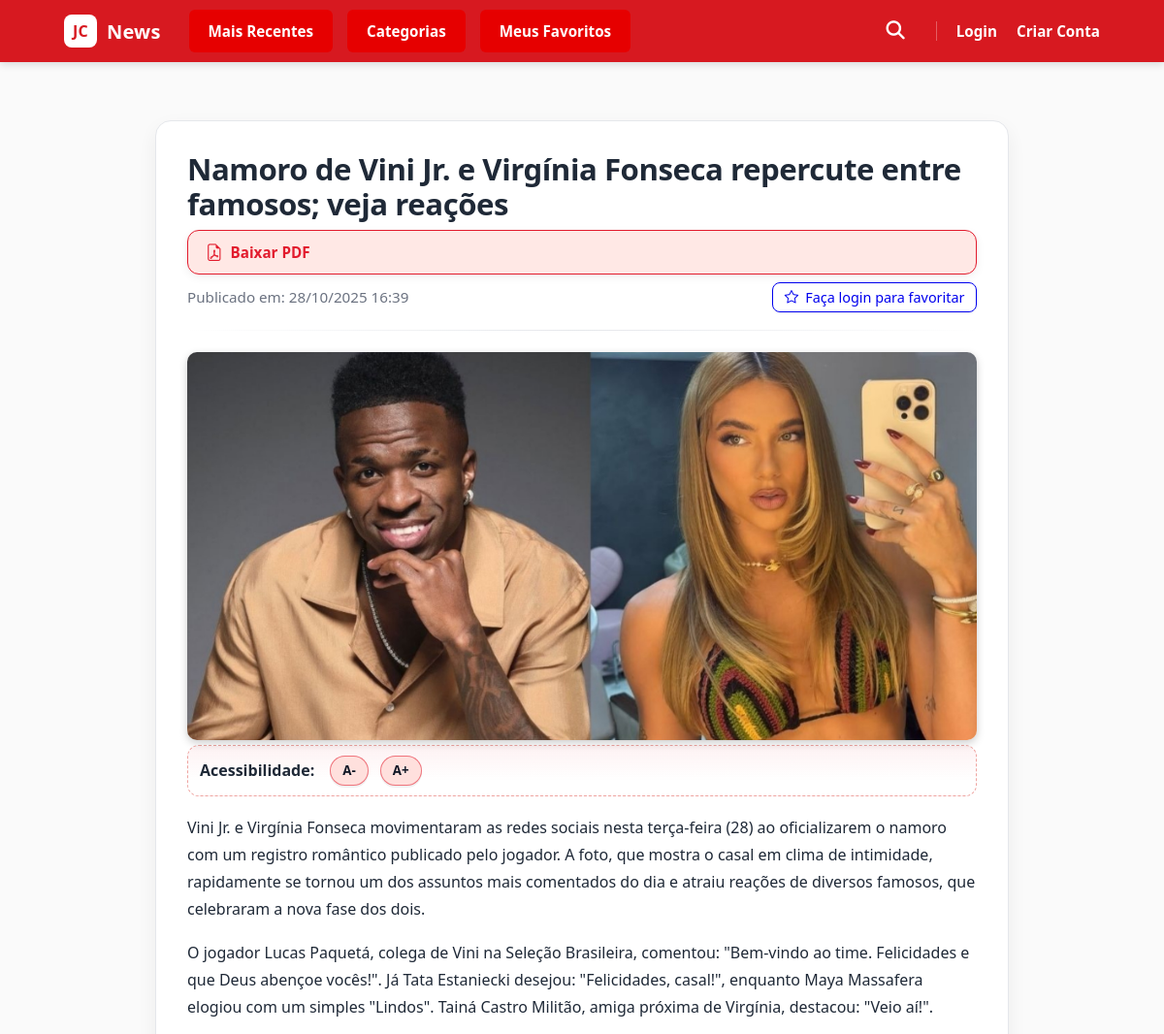
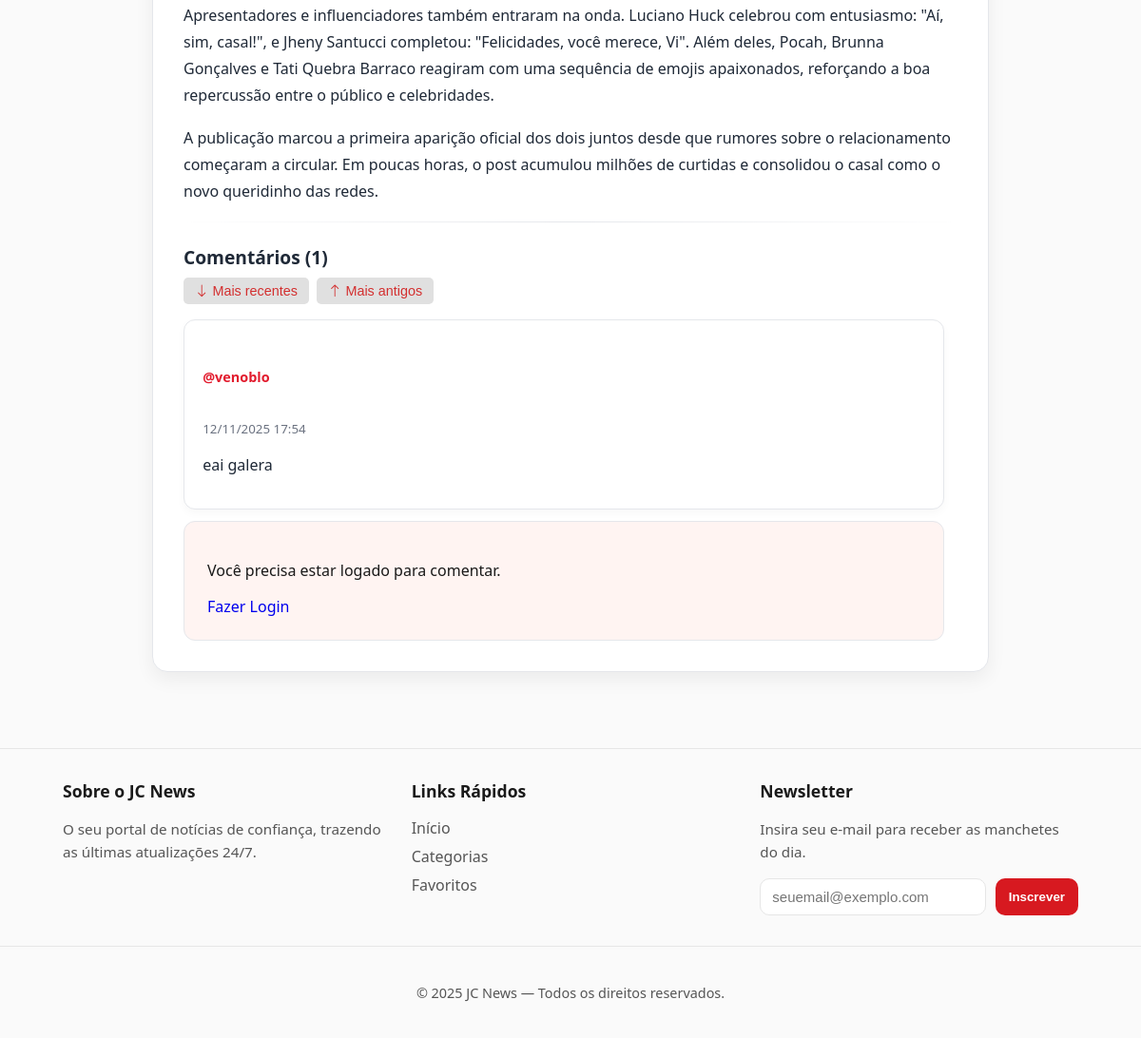
/noticia/4/, run on the app's committed database (2 pictures, top to bottom).
### app1/models.py (models this page shows, shortened)
class Noticia(models.Model):
    titulo = models.CharField(max_length=255)
    conteudo = models.TextField(blank=False)
    data_publicacao = models.DateTimeField(auto_now_add=True)
    categoria = models.ForeignKey(
        Categoria, on_delete=models.SET_NULL, null=True, blank=True, related_name='noticias'
    )
    imagem = models.ImageField(upload_to='noticias/', blank=True, null=True)
    visualizacoes = models.PositiveIntegerField(default=0)
    favoritos = models.ManyToManyField(
        User,
        related_name='noticias_favoritas',
        blank=True
    )
    usuarios_que_visitaram = models.ManyToManyField(
        User,
        related_name='noticias_visualizadas',
        blank=True
    )

class Comentario(models.Model):
    noticia = models.ForeignKey(Noticia, on_delete=models.CASCADE, related_name='comentarios')
    usuario = models.ForeignKey(User, on_delete=models.CASCADE)
    texto = models.TextField()
    data_comentario = models.DateTimeField(auto_now_add=True)

### app1/views.py (the view)
# urls.py: path('noticia/<int:pk>/', views.detalhe_noticia, name='detalhe_noticia'),
def detalhe_noticia(request, pk):
    noticia = get_object_or_404(Noticia, pk=pk)
    if request.user.is_authenticated:
        if request.user not in noticia.usuarios_que_visitaram.all():
            noticia.visualizacoes += 1
            noticia.usuarios_que_visitaram.add(request.user)
            noticia.save()
        is_favorita = noticia.favoritos.filter(id=request.user.id).exists()
    else:
        noticia.visualizacoes += 1
        noticia.save()
        is_favorita = False
    filtro = request.GET.get("filtro", "")
    comentarios = noticia.comentarios.all()
    if filtro == "recentes":
        comentarios = comentarios.order_by("-data_comentario")
    elif filtro == "antigos":
        comentarios = comentarios.order_by("data_comentario")
    elif filtro == "meus" and request.user.is_authenticated:
        comentarios = comentarios.filter(usuario=request.user)
    form_comentario = ComentarioForm()
    return render(request, "app1/noticia_detalhe.html", {
        "noticia": noticia,
        "comentarios": comentarios,
        "form_comentario": form_comentario,
        "is_favorita": is_favorita,
    })

### app1/forms.py
class SubscriptionForm(forms.ModelForm):
    class Meta:
        model = NewsletterSubscription
        fields = ["email"]
        widgets = {
            "email": forms.EmailInput(
                attrs={
                    "placeholder": "seuemail@exemplo.com",
                    "required": True,
                    "class": "form-control",
                }
            )
        }

class ComentarioForm(forms.ModelForm):
    class Meta:
        model = Comentario
        fields = ['texto']
        widgets = {
            'texto': forms.Textarea(attrs={
                'class': 'form-control',
                'rows': 3,
                'placeholder': 'Escreva seu comentário...'
            })
        }

### app1/context_processors.py (called while the page is built)
def subscription_form(request):
    return {"form_subscription": SubscriptionForm()}

### app1/templates/app1/noticia_detalhe.html (shortened to what this page needs)
{% extends 'app1/base.html' %}
{% load static %}
{% block content %}
<link rel="stylesheet" href="{% static 'app1/css/noticia_detalhe.css' %}">
<div class="noticia-page container">
  <header class="mb-4">
    <h1>{{ noticia.titulo }}</h1>
    <a href="{% url 'app1:baixar_pdf_noticia' noticia.pk %}" class="btn-download-pdf">
      <i class="bi bi-file-earmark-pdf"></i> Baixar PDF
    </a>
    <div class="d-flex justify-content-between align-items-center flex-wrap">
      <span class="text-muted mb-2">Publicado em: {{ noticia.data_publicacao|date:"d/m/Y H:i" }}</span>
      {% if user.is_authenticated %}
        <form action="{% url 'app1:favoritar_noticia_view' noticia.pk %}" method="POST" class="m-0">
          {% csrf_token %}
          <button type="submit" class="btn {% if is_favorita %}btn-danger{% else %}btn-outline-primary{% endif %} btn-sm">
            {% if is_favorita %}
              <i class="bi bi-star-fill"></i> Remover dos Favoritos
            {% else %}
              <i class="bi bi-star"></i> Adicionar aos Favoritos
            {% endif %}
          </button>
        </form>
      {% else %}
        <a href="{% url 'login' %}?next={{ request.path }}" class="btn btn-outline-secondary btn-sm">
          <i class="bi bi-star"></i> Faça login para favoritar
        </a>
      {% endif %}
    </div>
  </header>
  <hr>
  {% if noticia.imagem %}
  <div class="imagem-noticia my-4 text-center">
    <img class="imagem-noticia-img" src="{{ noticia.imagem.url }}" alt="Imagem da notícia" class="img-fluid rounded shadow-sm">
  </div>
  {% endif %}
  <div class="controles-fonte mb-3">
    <strong>Acessibilidade:</strong>
    <button id="diminuir-fonte" class="btn btn-sm btn-light border">A-</button>
    <button id="aumentar-fonte" class="btn btn-sm btn-light border">A+</button>
  </div>
  <article id="corpo-noticia" class="mb-5" style="font-size: 16px;">
    {{ noticia.conteudo|linebreaks }}
  </article>
  <hr>
  <section class="comentarios-section mt-5">
    <h3>Comentários ({{ comentarios.count }})</h3>
    <form method="get" class="mb-3 d-flex gap-2 filtro-comentarios">
        <button type="submit" name="filtro" value="recentes" class="btn btn-filtro">
            <i class="bi bi-arrow-down"></i> Mais recentes
        </button>
        <button type="submit" name="filtro" value="antigos" class="btn btn-filtro">
            <i class="bi bi-arrow-up"></i> Mais antigos
        </button>
    </form>
    <div class="lista-comentarios mb-4">
      {% for comentario in comentarios %}
        <div class="card mb-3 shadow-sm">
          <div class="card-body p-3">
            <div class="d-flex justify-content-between align-items-center mb-1">
              <h6 class="card-subtitle text-muted">
                <strong class="text-primary">@{{ comentario.usuario.username }}</strong>
              </h6>
              <small class="text-muted">{{ comentario.data_comentario|date:"d/m/Y H:i" }}</small>
            </div>
            <p class="card-text">{{ comentario.texto }}</p>
          </div>
        </div>
      {% empty %}
        <p class="text-muted">Nenhum comentário ainda. Seja o primeiro a participar!</p>
      {% endfor %}
    </div>
    <div class="novo-comentario p-3 bg-light rounded">
      {% if user.is_authenticated %}
        <h4 class="mb-3 text-muted">Deixe seu comentário</h4>
        <form action="{% url 'app1:adicionar_comentario' noticia.pk %}" method="POST">
          {% csrf_token %}
          <div class="mb-3">
            {{ form_comentario.texto }}
          </div>
          <button type="submit" class="btn btn-primary">Enviar Comentário</button>
        </form>
      {% else %}
        <div class="text-center">
          <p class="mb-2">Você precisa estar logado para comentar.</p>
          <a href="{% url 'login' %}?next={{ request.path }}" class="btn btn-outline-primary">Fazer Login</a>
        </div>
      {% endif %}
    </div>
  </section>
</div>
{% endblock %}

### app1/static/app1/css/style.css (style rules this page uses)
:root { --red:#d71920; --red-dark:#b1151b; --bg:#ffffff; --ink:#1a1a1a; --ink-weak:#555; --border:#e6e6e6; --bg-soft: #fafafa; }
* { box-sizing:border-box }
html,body { margin:0;padding:0;background:var(--bg-soft);color:var(--ink);font-family:system-ui,-apple-system,Segoe UI,Roboto,Ubuntu,Cantarell,"Helvetica Neue",Arial,sans-serif; min-height: 100vh; display: flex; flex-direction: column; }
.container { max-width:1100px;margin:0 auto;padding:0 16px }
a { text-decoration: none; }
.footer-subscribe-form input[type="email"] { padding: 10px 12px; border: 1px solid var(--border); border-radius: 10px; font-size: 15px; width: 100%; background: var(--bg); color: var(--ink); }

### data on the page
Noticia: titulo "Namoro de Vini Jr. e Virgínia Fonseca repercute entre famosos; veja reações", data_publicacao "28/10/2025 16:39", imagem (picture), conteudo "Vini Jr. e Virgínia Fonseca movimentaram as redes sociais nesta terça-feira (28) ao oficializarem o namoro com um registro romântico publicado pelo jogador. A foto, que mostra o casal em clima de intimidade, rapidamente se tornou um dos assuntos mais comentados do dia e atraiu reações de diversos famosos, que celebraram a nova fase dos dois. O jogador Lucas Paquetá, colega de Vini na Seleção Brasileira, comentou: \"Bem-vindo ao time. Felicidades e que Deus abençoe vocês!\". Já Tata Estaniecki desejou: \"Felicidades, casal!\", enquanto Maya Massafera elogiou com um simples \"Lindos\". Tainá Castro Militão, amiga próxima de Virgínia, destacou: \"Veio aí!\". Apresentadores e influenciadores também…", count "1"
Comentario: usuario.username "venoblo", data_comentario "12/11/2025 17:54", texto "eai galera"
